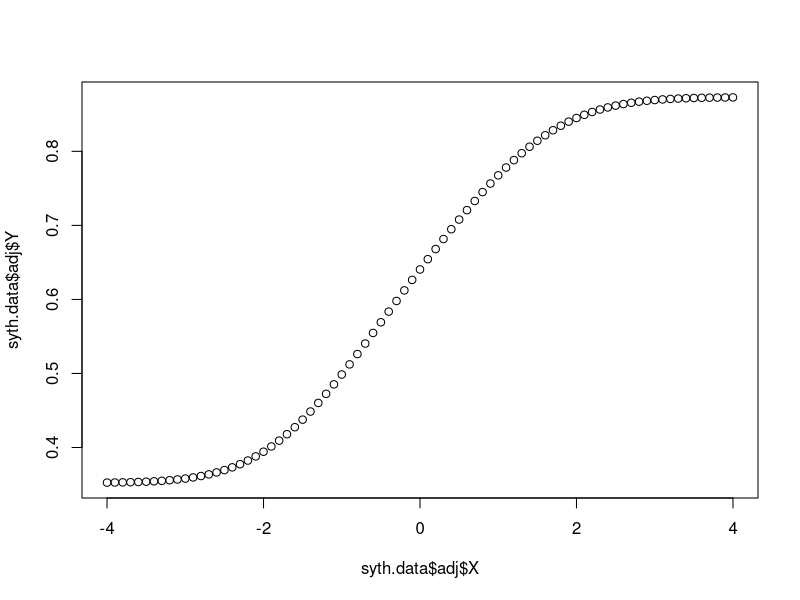

Here is the R script that generated this plot:
# Numerical experiment code 
# originally written by Ted Westling
# modified by Kenta Takatsu

expit <- function(x) 1 / (1 + exp(-x))
logit <- function(x) log(x) - log(1-x)
qW0 <- function(w) prod(dnorm(w))  # product of all densities by normal distribution 

# lambda is a function of w
lambda <- function(w, b, kappa) c(kappa + 2 * (1 - kappa) * expit(w %*% b))
lambda <- function(w, b, kappa) c(expit(kappa + w %*% b))


# g models conditional density of u given w
g0 <- function(u, lambda) c(lambda + 2 * (1 - lambda) * u)

# inverse of distribution function
G0inv <- function(u, lambda) {
  if(length(lambda) == 1) {
    if(lambda == 1) return(u)
    (-lambda + sqrt(lambda^2 + 4 * u * (1 - lambda)))/(2 * (1 -lambda))
  } else {
    ret <- rep(NA, length(u))
    ones <- lambda == 1
    ret[ones] <- u[ones]
    ret[!ones] <- (-lambda[!ones] + sqrt(lambda[!ones]^2 + 4 * u[!ones] * (1 - lambda[!ones])))/(2 * (1 -lambda[!ones]))
    return(ret)
  }
}

# true mean function mu0(a, w)
mu0 <- function(u, w, gamma1, gamma2, gamma3, gamma4) {
  out <- c(expit(gamma1[1] + w %*% gamma1[-1] + u * (gamma2[1] + w %*% gamma2[-1])+ gamma3 * u^2 + gamma4 * u^3))
  return(out)
}
  
# mixuture of two normal centered at 2 and -2
f0 <- function(x) .5 * dnorm(x, -1) + .5 * dnorm(x, 1) 
F0 <- function(x) .5 * pnorm(x, -1) + .5 * pnorm(x, 1)

# f0 <- function(x) dnorm(x) 
# F0 <- function(x) pnorm(x)

F0.vals <- data.frame(x=seq(-10, 10, by=.01))
F0.vals$F0 <- F0(F0.vals$x)
F0inv <- function(x) approx(F0.vals$F0, F0.vals$x, xout=x, rule=2)$y  #qnormMix(x, mean1 = -2, sd1 = 1, mean2=2, sd2 = 1, p=.5)

# true dose-response curve
theta0 <- function(x, gamma1, gamma2, gamma3, gamma4) {
  sapply(F0(x), function(u0) {
    c <- gamma1[-1] + u0 * gamma2[-1]
    f <- function(z) expit(gamma1[1] + gamma2[1] * u0 + gamma3 * u0^2 + gamma4 * u0^3 + z * sqrt(sum(c^2))) * dnorm(z)
    integrate(f, -Inf, Inf)$value
  })
}



# observational response curve
marg.theta0 <- function(x, gamma1, gamma2, gamma3, gamma4, beta, kappa) {
  sapply(x, function(x0) {
    u0 <- F0(x0)
    c <- gamma1[-1] + u0 * gamma2[-1]
    f <- function(z) expit(gamma1[1] + gamma2[1] * u0 + 
                             gamma3 * u0^2 + gamma4 * u0^3 + 
                             z * sqrt(sum(c^2))) *  
      g0(u0, kappa + 2 * (1 - kappa) * expit(z * sqrt(sum(beta^2))))  * dnorm(z)
    integrate(f, -Inf, Inf)$value
  })
}

# mu.true <- function(x, w, gamma1, gamma2, gamma3, gamma4){
#   mu0(F0(x), w, gamma1, gamma2, gamma3, gamma4)
# }

generate.isotonic.data <- function(n, avals, dw = 4, 
                                  beta0 = c(-1,-1,1,1), 
                                  kappa0 = .1,
                                  gamma1.0 = c(-1, -1,-1,1,1),
                                  gamma2.0 = c(3, -1,-1,1,1),
                                  gamma3.0 = 3,
                                  gamma4.0 = 0){
  W <- matrix(rnorm(n * dw, 0, 1), ncol=dw)  # generate confounder d=4
  Lambda <- lambda(W, b=beta0, kappa=kappa0) # lambda
  U0 <- G0inv(runif(n), Lambda) # generate U
  g0.vals <- g0(U0, Lambda) # convert to density
  g0.true <- function(x, w){
    u <- F0(x)
    w <- as.matrix(w)
    Lambda <- lambda(w, b=beta0, kappa=kappa0) # lambda
    g0(u, Lambda)
  }
  mu0.vals <- mu0(U0, W, gamma1.0, gamma2.0, gamma3.0, gamma4.0) # true mean
  mu0.true <- function(x, w){
    u <- F0(x)
    w <- as.matrix(w)
    mu0(u, w, gamma1.0, gamma2.0, gamma3.0, gamma4.0);
  }
  mu0.vals.adj <- theta0(avals, gamma1.0, gamma2.0, gamma3.0, gamma4.0) # true mean (confounder adjusted)
  X <- F0inv(U0)
  obs <- data.frame(X, Y=mu0.vals, W=W)
  adj <- data.frame(X=avals, Y=mu0.vals.adj)
  list(obs=obs, adj=adj, mu.true=mu0.true, g.true=g0.true, Lambda=lambda, g=g0)
}


syth.data <- generate.isotonic.data(1000, seq(-4,4,by=0.1))
plot(syth.data$adj$X, syth.data$adj$Y)

